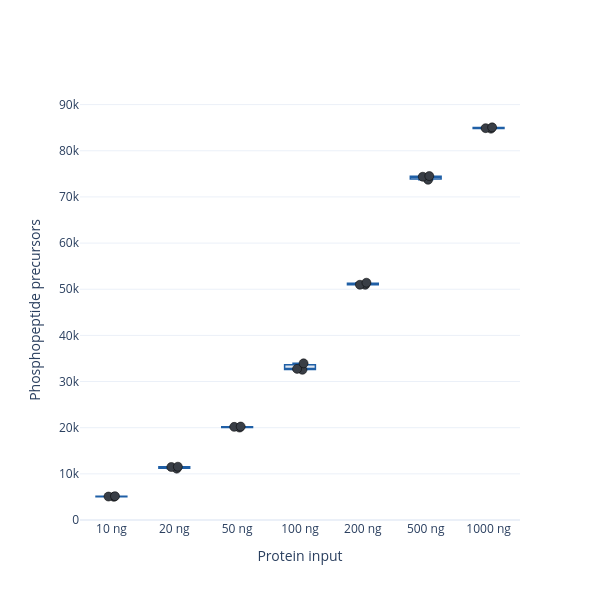

The code cell stored with this chart in its notebook:
### Markdown cell above
# Supplementary Figure 1B

### Code cell
# Supplementary Figure 1B — phosphopeptide-precursor depth vs protein input (woEGF).
#
# Complementary "identification depth" metric to the Class I sites in Fig. 2b:
#   - A phosphopeptide precursor = a unique phosphorylated precursor (charge-distinct
#     EG.PrecursorId whose EG.ModifiedSequence carries a Phospho modification),
#     localization-INDEPENDENT. This is the Bekker-Jensen et al. 2020 (Nat Commun)
#     definition of "phosphopeptides" ("unique phosphorylated elution group precursors").
#   - Counted per RUN (R.FileName), decoys removed, from the precursor-level reports
#     (the same reports used for the GRAVY panel), so this is MBR-off / single-report and
#     directly comparable to the per-run Class I depth in Fig. 2b (n = 3 per input).
# Plotting convention matches Fig. 2b (boxplot + all individual points).
import os, re
import numpy as np
import pandas as pd
import plotly.graph_objects as go
from core import _hex_to_rgba

PREC_DIR       = r'pride_data/analysis_data/figure2'   # precursor-level reports (as GRAVY panel)
INPUT_NG_ORDER = [10, 20, 50, 100, 200, 500, 1000]

# woEGF dilution-series precursor reports (nanoPhos, unstimulated) -> {input_ng: path}
prec_files = {}
for fn in os.listdir(PREC_DIR):
    if not fn.endswith('Report.tsv') or fn.endswith('_aq.tsv'):
        continue
    if 'nanoPhos_dilser' not in fn or 'withEGF' in fn:
        continue
    if ('woEGF' not in fn) and ('noEGF' not in fn):
        continue
    m = re.search(r'(\d+)ng', fn)
    if m:
        prec_files[int(m.group(1))] = os.path.join(PREC_DIR, fn)

def count_phosphoprecursors_per_run(path):
    """Unique phosphorylated precursors (EG.PrecursorId) per run; decoys removed."""
    df = pd.read_csv(path, sep='\t',
                     usecols=['R.FileName', 'EG.ModifiedSequence', 'EG.PrecursorId', 'EG.IsDecoy'],
                     low_memory=False)
    decoy = (df['EG.IsDecoy'].astype(str).str.lower().isin(['true', '1'])
             if df['EG.IsDecoy'].dtype != bool else df['EG.IsDecoy'])
    df = df[~decoy]
    df = df[df['EG.ModifiedSequence'].astype(str).str.contains('Phospho', case=False, na=False)]
    return df.groupby('R.FileName')['EG.PrecursorId'].nunique().tolist()

woEGF_precursors = {}   # {input_ng: [per-run counts]}
for ng in INPUT_NG_ORDER:
    if ng in prec_files:
        woEGF_precursors[ng] = count_phosphoprecursors_per_run(prec_files[ng])

# summary (same reporting style as Fig. 2b)
print(f"{'input':>7}  {'n':>3}  {'mean':>8}  {'SD':>6}  {'CV%':>5}   per-run")
for ng in sorted(woEGF_precursors):
    c = np.array(woEGF_precursors[ng])
    sd = c.std(ddof=1) if len(c) > 1 else 0.0
    print(f"{ng:>5}ng  {len(c):>3}  {int(round(c.mean())):>8,}  {int(round(sd)):>6,}  "
          f"{100*sd/c.mean():>5.1f}   {list(map(int, c))}")

# Box + all points, same convention as Fig. 2b (distinct colour marks the different metric)
BOX_COLOR   = '#1F5FA6'   # blue = phosphopeptide-precursor depth (vs Class I red in Fig. 2b)
POINT_COLOR = '#393E46'
order = sorted(woEGF_precursors)

fig = go.Figure()
for ng in order:
    ys = woEGF_precursors[ng]
    x  = f"{ng} ng"
    fig.add_trace(go.Box(
        y=ys, x=[x] * len(ys), name=x,
        boxpoints='all', jitter=0.3, pointpos=0,
        marker=dict(size=9, color=POINT_COLOR, line=dict(width=0.5, color='black')),
        line=dict(color=BOX_COLOR, width=1.5),
        fillcolor=_hex_to_rgba(BOX_COLOR, 0.15),
        showlegend=False,
    ))
fig.update_layout(template='plotly_white', width=600, height=600,
                  xaxis_title='Protein input', yaxis_title='Phosphopeptide precursors',
                  showlegend=False)
fig.update_xaxes(categoryorder='array', categoryarray=[f"{ng} ng" for ng in order])
fig.update_yaxes(range=[0, 91000])
fig.show()
#fig.write_image(r'figures/figure2/add_suppl_figure1b.pdf', width=600, height=600)

### Figure 1 — Plotly figure (JSON) as saved in the notebook; plotly's stock layout.template omitted (floating-point values rounded to 4 significant figures)
{"data": [{"boxpoints": "all", "fillcolor": "rgba(31, 95, 166, 0.15)", "jitter": 0.3, "line": {"color": "#1F5FA6", "width": 1.5}, "marker": {"color": "#393E46", "line": {"color": "black", "width": 0.5}, "size": 9}, "name": "10 ng", "pointpos": 0, "showlegend": false, "type": "box", "x": ["10 ng", "10 ng", "10 ng"], "y": [5080, 5015, 5162]}, {"boxpoints": "all", "fillcolor": "rgba(31, 95, 166, 0.15)", "jitter": 0.3, "line": {"color": "#1F5FA6", "width": 1.5}, "marker": {"color": "#393E46", "line": {"color": "black", "width": 0.5}, "size": 9}, "name": "20 ng", "pointpos": 0, "showlegend": false, "type": "box", "x": ["20 ng", "20 ng", "20 ng"], "y": [11549, 11123, 11485]}, {"boxpoints": "all", "fillcolor": "rgba(31, 95, 166, 0.15)", "jitter": 0.3, "line": {"color": "#1F5FA6", "width": 1.5}, "marker": {"color": "#393E46", "line": {"color": "black", "width": 0.5}, "size": 9}, "name": "50 ng", "pointpos": 0, "showlegend": false, "type": "box", "x": ["50 ng", "50 ng", "50 ng"], "y": [20246, 20179, 20016]}, {"boxpoints": "all", "fillcolor": "rgba(31, 95, 166, 0.15)", "jitter": 0.3, "line": {"color": "#1F5FA6", "width": 1.5}, "marker": {"color": "#393E46", "line": {"color": "black", "width": 0.5}, "size": 9}, "name": "100 ng", "pointpos": 0, "showlegend": false, "type": "box", "x": ["100 ng", "100 ng", "100 ng"], "y": [33944, 32740, 32542]}, {"boxpoints": "all", "fillcolor": "rgba(31, 95, 166, 0.15)", "jitter": 0.3, "line": {"color": "#1F5FA6", "width": 1.5}, "marker": {"color": "#393E46", "line": {"color": "black", "width": 0.5}, "size": 9}, "name": "200 ng", "pointpos": 0, "showlegend": false, "type": "box", "x": ["200 ng", "200 ng", "200 ng"], "y": [50974, 51412, 50956]}, {"boxpoints": "all", "fillcolor": "rgba(31, 95, 166, 0.15)", "jitter": 0.3, "line": {"color": "#1F5FA6", "width": 1.5}, "marker": {"color": "#393E46", "line": {"color": "black", "width": 0.5}, "size": 9}, "name": "500 ng", "pointpos": 0, "showlegend": false, "type": "box", "x": ["500 ng", "500 ng", "500 ng"], "y": [73708, 74373, 74528]}, {"boxpoints": "all", "fillcolor": "rgba(31, 95, 166, 0.15)", "jitter": 0.3, "line": {"color": "#1F5FA6", "width": 1.5}, "marker": {"color": "#393E46", "line": {"color": "black", "width": 0.5}, "size": 9}, "name": "1000 ng", "pointpos": 0, "showlegend": false, "type": "box", "x": ["1000 ng", "1000 ng", "1000 ng"], "y": [85072, 84783, 84896]}], "layout": {"height": 600, "showlegend": false, "width": 600, "xaxis": {"categoryarray": ["10 ng", "20 ng", "50 ng", "100 ng", "200 ng", "500 ng", "1000 ng"], "categoryorder": "array", "title": {"text": "Protein input"}}, "yaxis": {"range": [0, 91000], "title": {"text": "Phosphopeptide precursors"}}}}
